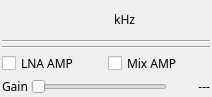
<?xml version="1.0" encoding="UTF-8"?>
<ui version="4.0">
 <class>V4LGui</class>
 <widget class="QWidget" name="V4LGui">
  <property name="geometry">
   <rect>
    <x>0</x>
    <y>0</y>
    <width>212</width>
    <height>97</height>
   </rect>
  </property>
  <property name="sizePolicy">
   <sizepolicy hsizetype="Preferred" vsizetype="Maximum">
    <horstretch>0</horstretch>
    <verstretch>0</verstretch>
   </sizepolicy>
  </property>
  <property name="font">
   <font>
    <family>Sans Serif</family>
    <pointsize>9</pointsize>
   </font>
  </property>
  <property name="windowTitle">
   <string>Video4Linux</string>
  </property>
  <layout class="QVBoxLayout" name="verticalLayout">
   <property name="spacing">
    <number>3</number>
   </property>
   <property name="leftMargin">
    <number>2</number>
   </property>
   <property name="topMargin">
    <number>2</number>
   </property>
   <property name="rightMargin">
    <number>2</number>
   </property>
   <property name="bottomMargin">
    <number>2</number>
   </property>
   <item>
    <layout class="QHBoxLayout" name="horizontalLayout_3">
     <item>
      <spacer name="horizontalSpacer">
       <property name="orientation">
        <enum>Qt::Horizontal</enum>
       </property>
       <property name="sizeHint" stdset="0">
        <size>
         <width>0</width>
         <height>0</height>
        </size>
       </property>
      </spacer>
     </item>
     <item>
      <widget class="ValueDial" name="centerFrequency" native="true">
       <property name="sizePolicy">
        <sizepolicy hsizetype="Maximum" vsizetype="Maximum">
         <horstretch>0</horstretch>
         <verstretch>0</verstretch>
        </sizepolicy>
       </property>
       <property name="minimumSize">
        <size>
         <width>32</width>
         <height>16</height>
        </size>
       </property>
       <property name="font">
        <font>
         <family>Monospace</family>
         <pointsize>20</pointsize>
        </font>
       </property>
       <property name="focusPolicy">
        <enum>Qt::StrongFocus</enum>
       </property>
       <property name="toolTip">
        <string>Tuner center frequency in kHz</string>
       </property>
      </widget>
     </item>
     <item>
      <widget class="QLabel" name="freqUnits">
       <property name="text">
        <string> kHz</string>
       </property>
      </widget>
     </item>
     <item>
      <spacer name="horizontalSpacer_2">
       <property name="orientation">
        <enum>Qt::Horizontal</enum>
       </property>
       <property name="sizeHint" stdset="0">
        <size>
         <width>0</width>
         <height>0</height>
        </size>
       </property>
      </spacer>
     </item>
    </layout>
   </item>
   <item>
    <widget class="Line" name="line_4">
     <property name="orientation">
      <enum>Qt::Horizontal</enum>
     </property>
    </widget>
   </item>
   <item>
    <widget class="Line" name="line_3">
     <property name="orientation">
      <enum>Qt::Horizontal</enum>
     </property>
    </widget>
   </item>
   <item>
    <layout class="QHBoxLayout" name="horizontalLayoutG">
     <item>
      <widget class="QCheckBox" name="checkBoxL">
       <property name="text">
        <string>LNA AMP</string>
       </property>
      </widget>
     </item>
     <item>
      <widget class="QCheckBox" name="checkBoxM">
       <property name="text">
        <string>Mix AMP</string>
       </property>
      </widget>
     </item>
    </layout>
   </item>
   <item>
    <layout class="QGridLayout" name="gridLayout_2">
     <property name="spacing">
      <number>3</number>
     </property>
     <item row="0" column="0">
      <widget class="QLabel" name="label_11">
       <property name="sizePolicy">
        <sizepolicy hsizetype="Maximum" vsizetype="Preferred">
         <horstretch>0</horstretch>
         <verstretch>0</verstretch>
        </sizepolicy>
       </property>
       <property name="text">
        <string>Gain</string>
       </property>
      </widget>
     </item>
     <item row="0" column="1">
      <widget class="QSlider" name="ifgain">
       <property name="toolTip">
        <string>IF amplification</string>
       </property>
       <property name="maximum">
        <number>8</number>
       </property>
       <property name="orientation">
        <enum>Qt::Horizontal</enum>
       </property>
      </widget>
     </item>
     <item row="0" column="2">
      <widget class="QLabel" name="gainText">
       <property name="minimumSize">
        <size>
         <width>40</width>
         <height>0</height>
        </size>
       </property>
       <property name="text">
        <string>---</string>
       </property>
       <property name="alignment">
        <set>Qt::AlignRight|Qt::AlignTrailing|Qt::AlignVCenter</set>
       </property>
      </widget>
     </item>
    </layout>
   </item>
  </layout>
 </widget>
 <customwidgets>
  <customwidget>
   <class>ValueDial</class>
   <extends>QWidget</extends>
   <header>gui/valuedial.h</header>
   <container>1</container>
  </customwidget>
 </customwidgets>
 <resources/>
 <connections/>
</ui>
